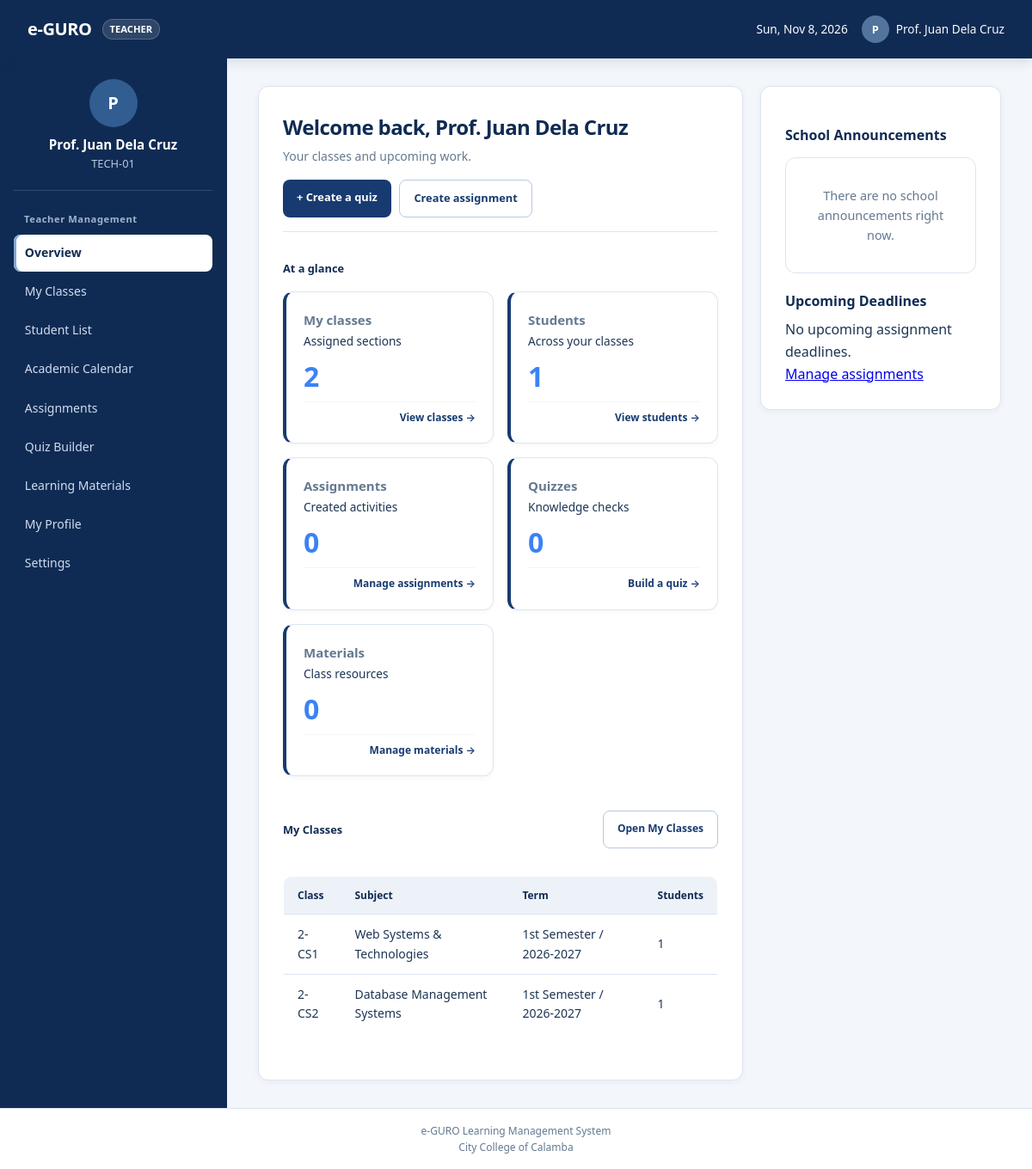
Page /teacher/dashboard.php (signed in) on the committed database.
### tables this page shows
CREATE TABLE IF NOT EXISTS `classes` (
    `id` INT AUTO_INCREMENT PRIMARY KEY,
    `code` VARCHAR(50) NOT NULL UNIQUE,
    `name` VARCHAR(150) NOT NULL,
    `teacher_id` INT NULL,
    `fiscal_year` VARCHAR(50) DEFAULT '2026-2027',
    `semester` VARCHAR(50) DEFAULT '1st Semester',
    `created_at` DATETIME DEFAULT CURRENT_TIMESTAMP,
    FOREIGN KEY (`teacher_id`) REFERENCES `users`(`id`) ON DELETE SET NULL
);

### includes/auth.php (called while the page is built, shortened)
<?php
function current_user(): ?array
{
    if (!empty($_SESSION['user'])) {
        return $_SESSION['user'];
    }
    return null;
}
function require_login(): array
{
    $user = current_user();
    return $user;
}
function require_role(string $role): array
{
    return requireRole($role);
}
function requireRole(string $role): array
{
    $user = require_login();
    return $user;
}

### includes/teacher_init.php (called while the page is built, shortened)
<?php
require_once __DIR__ . '/auth.php';
require_once __DIR__ . '/functions.php';
$user = require_role('teacher');
$pdo = Database::connect();
$classQuery = $pdo->prepare(
    'SELECT c.*, COALESCE(enrollment_counts.students_count, 0) AS students_count
     FROM classes c
     LEFT JOIN (
         SELECT class_id, COUNT(DISTINCT student_id) AS students_count
         FROM class_enrollments
         GROUP BY class_id
     ) enrollment_counts ON enrollment_counts.class_id = c.id
     WHERE c.teacher_id = ?
     ORDER BY c.code'
);
$classQuery->execute([$user['id']]);
$classes = $classQuery->fetchAll();

### includes/functions.php (called while the page is built, shortened)
<?php
function e($value): string
{
    return htmlspecialchars((string) $value, ENT_QUOTES, 'UTF-8');
}

### includes/announcements.php (called while the page is built)
<?php
function get_school_announcements(PDO $pdo, int $limit = 5): array
{
    $limit = max(1, min($limit, 20));
    $stmt = $pdo->prepare(
        'SELECT title, body, created_at
         FROM announcements
         WHERE is_published = 1
         ORDER BY created_at DESC, id DESC
         LIMIT ' . $limit
    );
    $stmt->execute();
    return $stmt->fetchAll();
}

### teacher/dashboard.php (the view, shortened to what this page needs)
<?php
require_once __DIR__ . '/../includes/teacher_init.php';
require_once __DIR__ . '/../includes/announcements.php';
$schoolAnnouncements = get_school_announcements($pdo, 2);
$classIds = array_column($classes, 'id');
$studentCount = 0;
$assignmentCount = 0;
$quizCount = 0;
$materialCount = 0;
$upcoming = [];
if ($classIds) {
    $params = array_map('intval', $classIds);
    $marks = implode(',', array_fill(0, count($params), '?'));
    $stmt = $pdo->prepare("SELECT COUNT(DISTINCT student_id) FROM class_enrollments WHERE class_id IN ($marks)");
    $stmt->execute($params);
    $studentCount = (int) $stmt->fetchColumn();
    $stmt = $pdo->prepare("SELECT COUNT(*) FROM assignments WHERE created_by = ?");
    $stmt->execute([$user['id']]);
    $assignmentCount = (int) $stmt->fetchColumn();
    $stmt = $pdo->prepare("SELECT COUNT(*) FROM quizzes WHERE created_by = ?");
    $stmt->execute([$user['id']]);
    $quizCount = (int) $stmt->fetchColumn();
    $stmt = $pdo->prepare("SELECT COUNT(*) FROM study_materials WHERE uploaded_by = ?");
    $stmt->execute([$user['id']]);
    $materialCount = (int) $stmt->fetchColumn();
    $stmt = $pdo->prepare(
        "SELECT a.title, a.deadline, c.code, 'Assignment' AS activity_type FROM assignments a
         JOIN classes c ON c.id = a.class_id
         WHERE c.teacher_id = ? AND a.deadline >= NOW()
         UNION ALL
         SELECT q.title, q.deadline, c.code, 'Quiz' AS activity_type FROM quizzes q
         JOIN classes c ON c.id = q.class_id
         WHERE c.teacher_id = ? AND q.deadline >= NOW()
         ORDER BY deadline LIMIT 5"
    );
    $stmt->execute([$user['id'], $user['id']]);
    $upcoming = $stmt->fetchAll();
}
include __DIR__ . '/../includes/header.php';
include __DIR__ . '/../includes/sidebar.php';
?>
<div class="main-content dashboard-grid">
    <main class="dashboard-main-area card dashboard-master-card">
        <div class="page-header">
            <h2>Welcome back, <?= e($user['name']) ?></h2>
            <p>Your classes and upcoming work.</p>
            <div class="dashboard-shortcuts">
                <a class="btn" href="quizzes.php">+ Create a quiz</a>
                <a class="btn btn-outline" href="assignments.php">Create assignment</a>
            </div>
        </div>
        <div class="section-break-title">At a glance</div>
        <div class="card-grid dashboard-metrics-grid">
            <?php foreach ([
                ['My classes', count($classes), 'Assigned sections', 'my-classes.php', 'View classes'],
                ['Students', $studentCount, 'Across your classes', 'students.php', 'View students'],
                ['Assignments', $assignmentCount, 'Created activities', 'assignments.php', 'Manage assignments'],
                ['Quizzes', $quizCount, 'Knowledge checks', 'quizzes.php', 'Build a quiz'],
                ['Materials', $materialCount, 'Class resources', 'learning-materials.php', 'Manage materials'],
            ] as [$label, $count, $caption, $href, $action]): ?>
                <a class="card sub-card metric-card status-assigned" href="<?= e($href) ?>">
                    <div class="metric-card-top"><span class="metric-label"><?= e($label) ?></span><span class="metric-caption"><?= e($caption) ?></span></div>
                    <div class="metric-value"><?= (int) $count ?></div>
                    <div class="metric-card-footer"><span class="metric-action"><?= e($action) ?> &rarr;</span></div>
                </a>
            <?php endforeach; ?>
        </div>
        <div class="section-break-title dashboard-section-heading" id="classes">
            <span>My Classes</span>
            <a class="btn btn-outline btn-sm" href="my-classes.php">Open My Classes</a>
        </div>
        <div class="table-responsive">
            <table class="data-table">
                <thead><tr><th>Class</th><th>Subject</th><th>Term</th><th>Students</th></tr></thead>
                <tbody>
                <?php foreach ($classes as $class): ?>
                    <tr>
                        <td><?= e($class['code']) ?></td>
                        <td><?= e($class['name']) ?></td>
                        <td><?= e($class['semester'] . ' / ' . $class['fiscal_year']) ?></td>
                        <td><?= (int) $class['students_count'] ?></td>
                    </tr>
                <?php endforeach; ?>
                </tbody>
            </table>
        </div>
    </main>
    <aside class="bulletin-column card dashboard-master-card">
        <section class="school-announcements" aria-labelledby="school-announcements-title">
            <h3 id="school-announcements-title">School Announcements</h3>
            <?php if ($schoolAnnouncements): ?>
                <?php foreach ($schoolAnnouncements as $announcement): ?>
                    <article class="school-announcement-card">
                        <h4><?= e($announcement['title']) ?></h4>
                        <p><?= nl2br(e($announcement['body'])) ?></p>
                        <time datetime="<?= e(date('c', strtotime($announcement['created_at']))) ?>">
                            <?= e(date('M j, Y', strtotime($announcement['created_at']))) ?>
                        </time>
                    </article>
                <?php endforeach; ?>
            <?php else: ?>
                <p class="empty">There are no school announcements right now.</p>
            <?php endif; ?>
        </section>
        <h3>Upcoming Deadlines</h3>
        <?php if ($upcoming): ?>
            <?php foreach (array_slice($upcoming, 0, 3) as $item): ?>
                <article class="announcement-item">
                    <h4><?= e($item['title']) ?></h4>
                    <p class="announcement-meta"><?= e($item['activity_type']) ?> · <?= e($item['code']) ?> · <?= e(date('M j, Y g:i A', strtotime($item['deadline']))) ?></p>
                </article>
            <?php endforeach; ?>
        <?php else: ?>
            <p>No upcoming assignment deadlines.</p>
        <?php endif; ?>
        <p><a href="assignments.php">Manage assignments</a></p>
    </aside>
</div>
<?php include __DIR__ . '/../includes/footer.php'; ?>

### rows in the picture
classes: code "2-CS1", name "Web Systems & Technologies", semester+fiscal_year "1st Semester / 2026-2027", students_count "1"
classes: code "2-CS2", name "Database Management Systems", semester+fiscal_year "1st Semester / 2026-2027", students_count "1"

### other values in the picture
$user['role'] "TEACHER"
$avatarInitial "P"
$user['name'] "Prof. Juan Dela Cruz"
$user['student_id'] "TECH-01"
$sectionTitle "Teacher Management"
$label "Overview"
$label "My Classes"
$label "Student List"
$label "Academic Calendar"
$label "Assignments"
$label "Quiz Builder"
$label "Learning Materials"
$label "My Profile"
$label "Settings"
$label "My classes"
